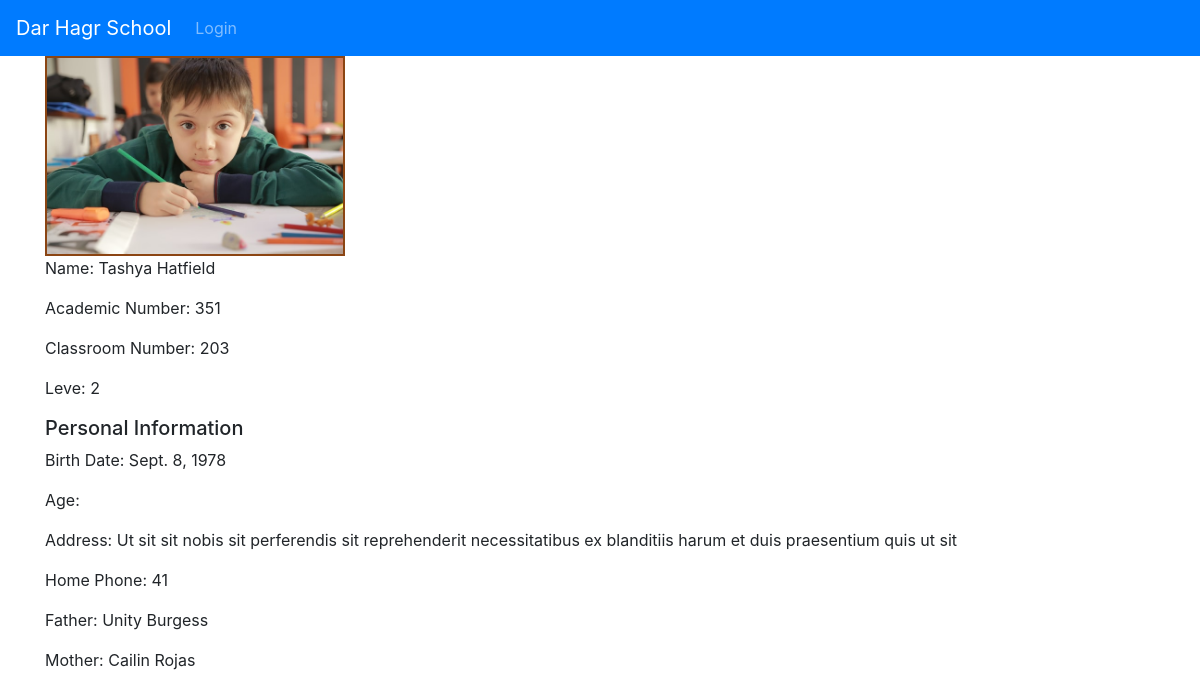
/school/students/1/, run on the app's committed database.
### school/models.py (models this page shows, shortened)
class Student(models.Model):
    academic_number = models.IntegerField(unique=True)
    name = models.CharField(max_length=64)
    home_phone = models.IntegerField()
    address = models.CharField(max_length=280)
    classroom = models.ForeignKey(Classroom,on_delete=models.SET_NULL,null=True,related_name='students')
    birth_date = models.DateField(verbose_name='Date of birth')
    father = models.ForeignKey('school.Father',on_delete=models.SET_NULL,null=True)
    mother = models.ForeignKey('school.Mother',on_delete=models.SET_NULL,null=True)
    photo = models.ImageField(upload_to='students/')

class Classroom(models.Model):
    class_number = models.IntegerField(unique=True)
    levels = [
        ('1','1'),
        ('2','2'),
        ('3','3'),
        ('4','4'),
        ('5','5'),
        ('6','6'),
    ]
    level = models.TextField(max_length=2,choices=levels)
    class Meta:
        ordering = ['class_number']
        permissions = (('can_see_classrooms','Can see Classrooms'),)
    def __str__(self):
        return str(self.class_number)

class Father(models.Model):
    name = models.CharField(max_length=64)
    national_id = models.IntegerField(unique=True)
    phone = models.IntegerField()
    job = models.CharField(max_length=150)
    birth_date = models.DateField(verbose_name='Date of birth')
    def __str__(self):
        return self.name

class Mother(models.Model):
    name = models.CharField(max_length=64)
    national_id = models.IntegerField(unique=True)
    phone = models.IntegerField()
    job = models.CharField(max_length=150)
    birth_date = models.DateField(verbose_name='Date of birth')
    def __str__(self):
        return self.name

### school/views.py (the view)
# urls.py: path('students/<int:pk>/',views.StudentDetailView.as_view(),name='student_detail'),
class StudentDetailView(DetailView):
    model = Student
    contex_object_name = 'student'

### school/templates/school/student_detail.html (shortened to what this page needs)
{% extends 'school/base.html' %}
{%load static%}
{%block head%}
<link rel="stylesheet" href="{% static 'css/student.css' %}">
{%endblock%}
{%block body%}
<div class="container">
<img id='profile_pic' src="{{student.photo.url}}" alt="">
<p>Name: {{student.name}}</p>
<p>Academic Number: {{student.academic_number}}</p>
<p>Classroom Number: {{student.classroom}}</p>
<p>Leve: {{student.classroom.level}}</p>
<h5>Personal Information</h5>
<p>Birth Date: {{student.birth_date}}</p>
<p>Age: </p>
<p>Address: {{student.address}}</p>
<p>Home Phone: {{student.home_phone}}</p>
<p>Father: {{student.father}}</p>
<p>Mother: {{student.mother}}</p>
</div>
{%endblock%}

### school/static/css/style.css (style rules this page uses)
* { box-sizing: border-box }

### school/static/css/student.css (style rules this page uses)
#profile_pic { width: 300px; height: 200px; border:2px solid saddlebrown; }

### data on the page
Student: photo (picture), name "Tashya Hatfield", academic_number "351", classroom "203", classroom.level "2", birth_date "Sept. 8, 1978", address "Ut sit sit nobis sit perferendis sit reprehenderit necessitatibus ex blanditiis harum et duis praesentium quis ut sit", home_phone "41", father "Unity Burgess", mother "Cailin Rojas"
